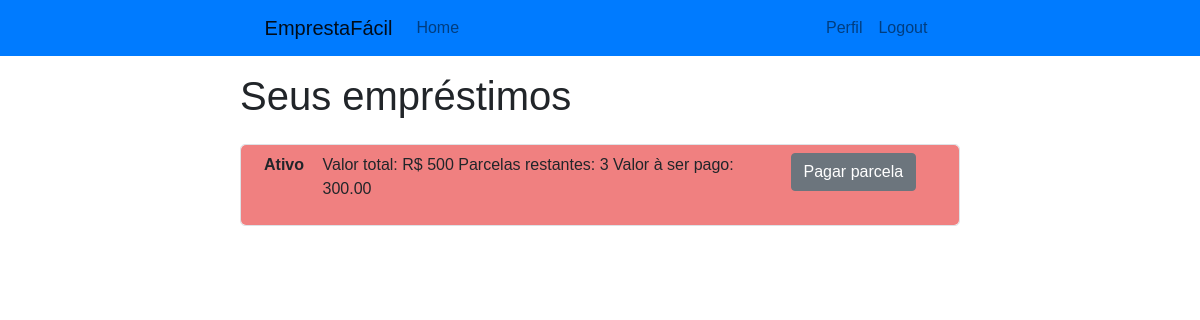
The page /perfil/emprestimos (signed in) on the database as committed earlier.
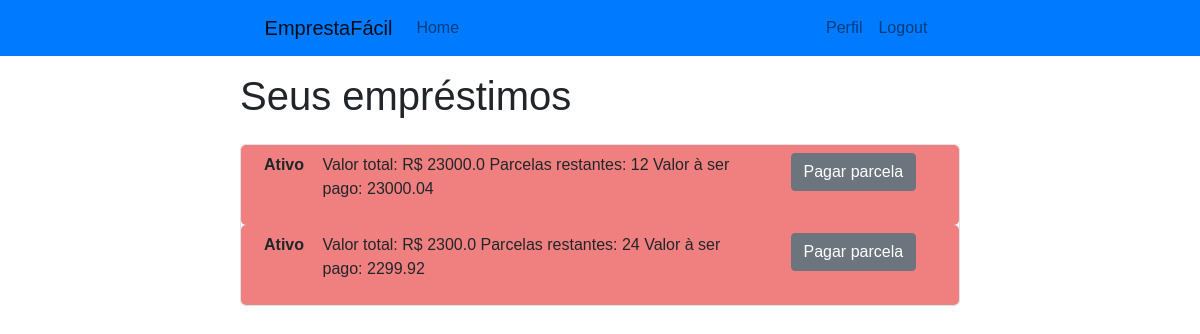
The same page on the database as committed later.
### FlaskEmprestimo/models.py (models this page shows)
class Emprestimo(db.Model):
    id = db.Column(db.Integer, primary_key=True)
    valor = db.Column(db.Float, nullable=False)
    parcelas = db.Column(db.Integer, nullable=False)
    valor_parcela = db.Column(db.Float, nullable=False)
    parcelas_restantes = db.Column(db.Integer, nullable=False)
    ativo = db.Column(db.Boolean)
    id_usuario = db.Column(db.Integer, db.ForeignKey('usuario.id'), nullable=False)
    def __repr__(self):
        return f"""Valor total: R$ {self.valor}
Parcelas restantes: {self.parcelas_restantes}
Valor à ser pago: {self.valor_parcela * self.parcelas_restantes:.2f}"""

### FlaskEmprestimo/routes.py (the view)
@app.route('/perfil/emprestimos')
@login_required
def detalhes_emprestimos():
    emprestimos = Emprestimo.query.filter_by(beneficiado=current_user).order_by(Emprestimo.parcelas_restantes)
    return render_template('detalhes_emprestimos.html',title='Detalhes', emprestimos=emprestimos)

### FlaskEmprestimo/models.py (called while the page is built)
@login_manager.user_loader
def load_user(user_id):
    return Usuario.query.get(int(user_id))

### FlaskEmprestimo/templates/detalhes_emprestimos.html (shortened to what this page needs)
{% extends 'base.html' %}
{% block conteudo %}
{% if current_user.emprestimos %}
<h1 class="mb-4">Seus empréstimos</h1>
<div class="border">
    {% for emprestimo in emprestimos %}
    {% if emprestimo.ativo %}
    <form method="POST" action="{{ url_for('pagar_emprestimo', emprestimo_id=emprestimo.id) }}">
        <div class="container">
            <div class="p-2 row text-black" style="background-color: lightcoral; border-radius: 5px;">
                <div class="col-1">
                    <b>Ativo</b>
                </div>
                <div class="col-8">
                    <p>{{ emprestimo }}</p>
                </div>
                <div class="col-2 align-left">
                    <input type="submit" name="submit_btn" value="Pagar parcela" class="btn btn-secondary">
                </div>
            </div>
        </div>
    </form>
    {% endif %}
    {% endfor %}
</div>
{% else %}
<h1>Você não possui empréstimos</h1>
{% endif %}
{% endblock %}

Rows that differ between the two databases and show on the page:
added Emprestimo: valor+parcelas_restantes+valor_parcela "Valor total: R$ 23000.0 Parcelas restantes: 12 Valor à ser pago: 23000.04"
changed Emprestimo: valor+parcelas_restantes+valor_parcela "Valor total: R$ 500 Parcelas restantes: 3 Valor à ser pago: 300.00" → "Valor total: R$ 2300.0 Parcelas restantes: 24 Valor à ser pago: 2299.92"
